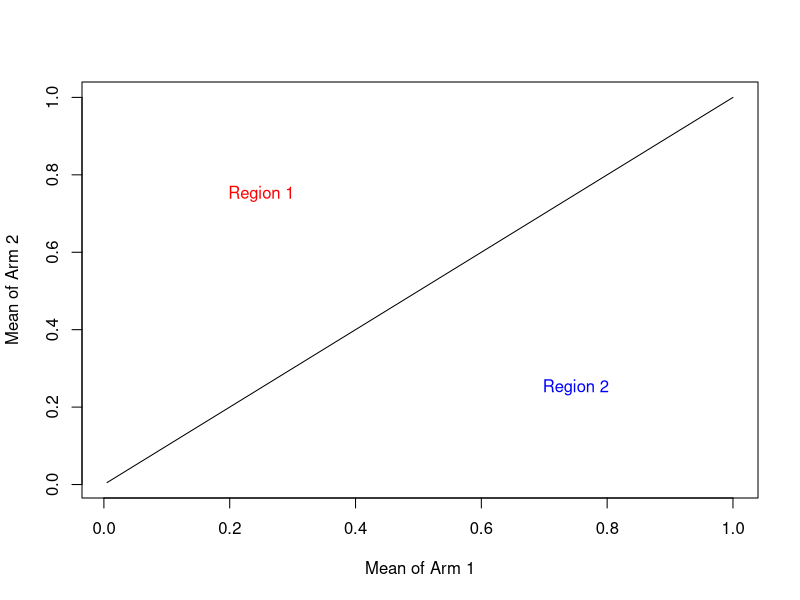
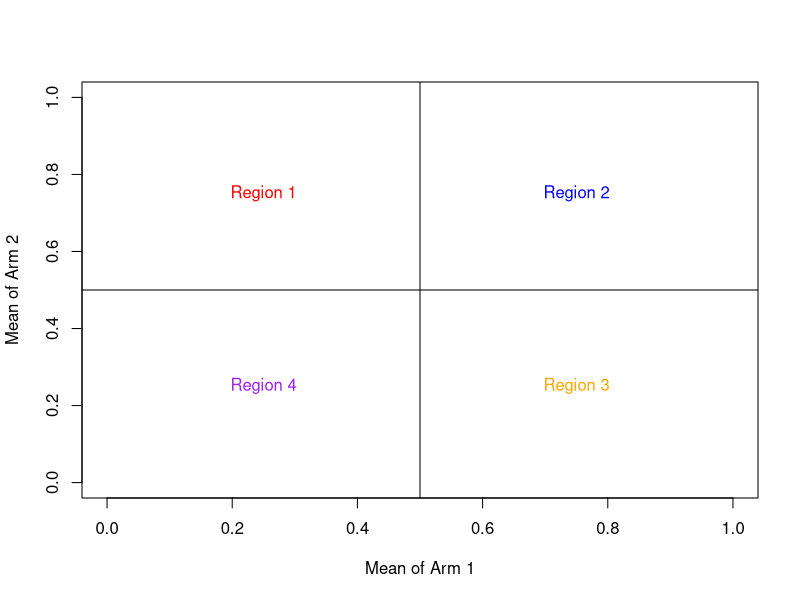
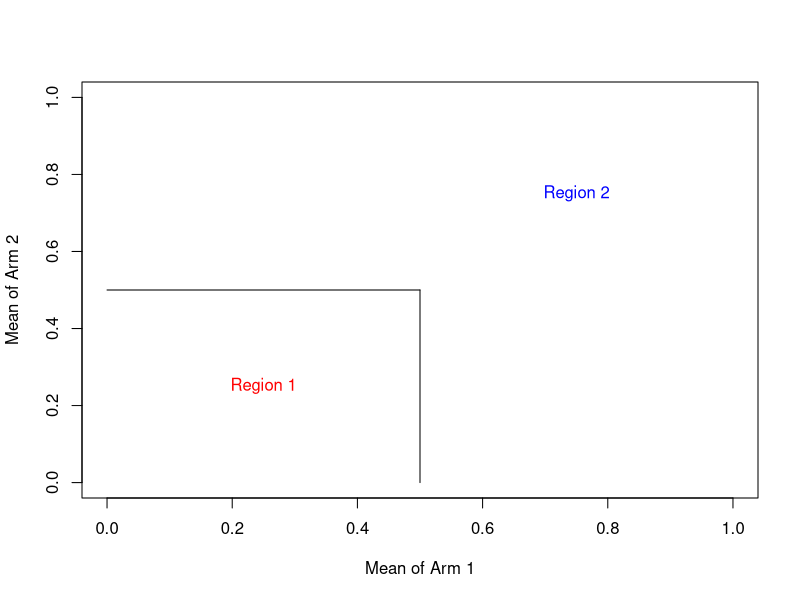
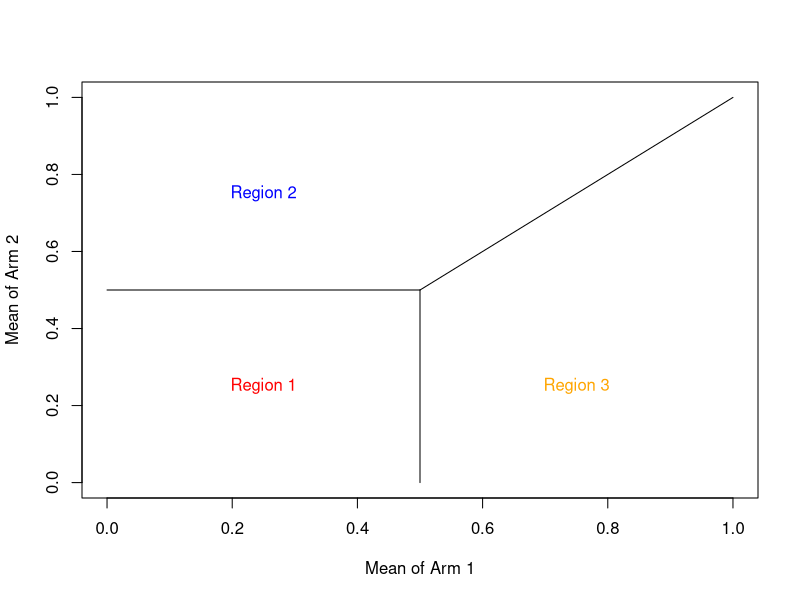

These figures' R source, in order:
# visualization plots for regions of interest

line_segment_x <- data.frame(x = 1:200/200, y=c(rep(0.5,100), rep(0, 100)))
line_segment_y <- data.frame(x=c(rep(0.5,100), rep(0, 100)), x = 1:200/200)

xy_line <- data.frame(x = 1:200/200, y=1:200/200)

plot(xy_line$x, xy_line$y, type="l", xlab = "Mean of Arm 1", ylab = "Mean of Arm 2") + text(0.75,0.25, "Region 2", col = "blue") + text(0.25,0.75, "Region 1", col = "red")


plot(x=0.5, y=0.5, type="l", xlab = "Mean of Arm 1", ylab = "Mean of Arm 2", xlim = c(0,1),
     ylim = c(0,1)) + text(0.75,0.75, "Region 2", col = "blue") + text(0.25,0.75, "Region 1", col = "red") + 
  text(0.75, 0.25, "Region 3", col = "orange")+ text(0.25, 0.25, "Region 4", col = "purple") + abline(h = 0.5) + abline(v = 0.5)


plot(x=0.5, y=0.5, type="l", xlab = "Mean of Arm 1", ylab = "Mean of Arm 2", xlim = c(0,1),
     ylim = c(0,1)) + text(0.75,0.75, "Region 2", col = "blue") + text(0.25,0.25, "Region 1", col = "red") + 
  segments(x0 = 0, y0=0.5, x1 = 0.5, y1=0.5) +  segments(y0 = 0, x0=0.5, y1 = 0.5, x1=0.5)


plot(x=0.5, y=0.5, type="l", xlab = "Mean of Arm 1", ylab = "Mean of Arm 2", xlim = c(0,1),
     ylim = c(0,1)) + text(0.25,0.75, "Region 2", col = "blue") + text(0.25,0.25, "Region 1", col = "red") + 
  text(0.75, 0.25, "Region 3", col="orange") + 
  segments(x0 = 0, y0=0.5, x1 = 0.5, y1=0.5) +  segments(y0 = 0, x0=0.5, y1 = 0.5, x1=0.5) + 
    segments(x0=0.5, y0 = 0.5, x1 = 1, y1=1)
